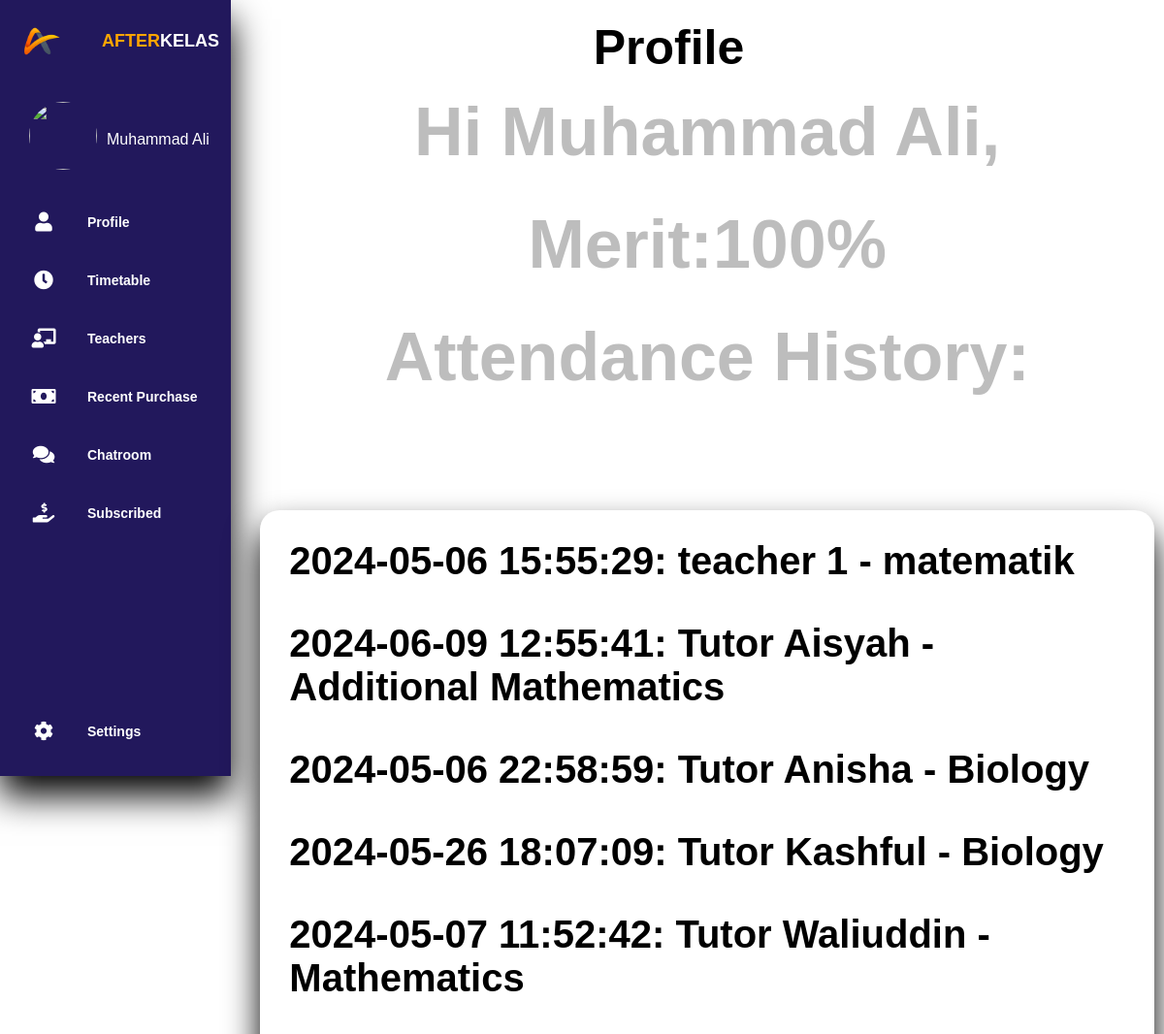
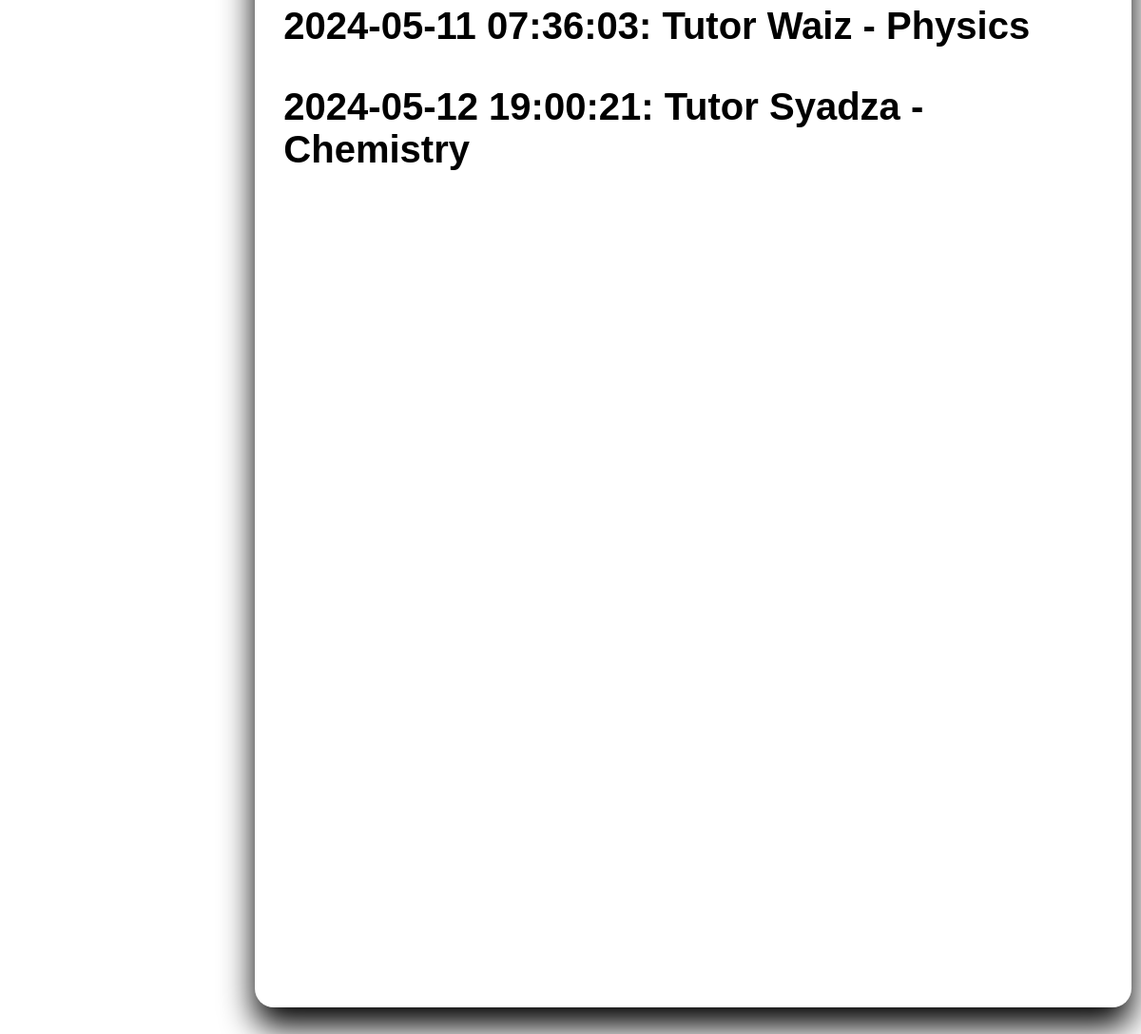
The app's page /profile.php with its own data (2 pictures, top to bottom).
### tables this page shows
CREATE TABLE `schedule` (
  `id` mediumint(9) NOT NULL,
  `Day` varchar(200) DEFAULT NULL,
  `Date` date DEFAULT NULL,
  `Description` varchar(400) DEFAULT NULL,
  `Joined` int(11) DEFAULT NULL,
  `JoinDate` datetime DEFAULT NULL,
  `Timestart` time DEFAULT NULL,
  `Timeend` time DEFAULT NULL,
  `teacher` varchar(300) DEFAULT NULL,
  `subject` varchar(300) DEFAULT NULL,
  `username` varchar(300) DEFAULT NULL
);

### profile.php (the view, shortened to what this page needs)
<?php
include "db_conn.php";
$sql = "SELECT * FROM schedule";
   $result = mysqli_query($conn, $sql);
?>
<span style="font-family: verdana, geneva, sans-serif;">
<!DOCTYPE html>
<html lang="en">
<head>
    <link rel="stylesheet" href="login.css">
    <link rel="stylesheet" href="https://cdnjs.cloudflare.com/ajax/libs/font-awesome/5.15.4/css/all.min.css" />
</head>
<body>
    <div class="container">
        <nav>
            <ul>
                <li><a href="#" class="logo">
                    <img src="logoafterkelas.png"  alt="">
                    <span class="nav-item"><span class="titlecolor">After</span>kelas</span>
                </a></li>
                <li>
                    <div class="profile-box">
                        <img src="ali.png" class="pfp">
                        <span class="nama">Muhammad Ali</span>
                    </div>
                </li>
                <li><a href="profile.php">
                    <i class="fas fa-user"></i>
                    <span class="nav-item">Profile</span>
                </a></li>
                <li><a href="timetable.php">
                    <i class="fas fa-clock"></i>
                    <span class="nav-item">Timetable</span>
                </a></li>
                <li><a href="booking.php">
                    <i class="fas fa-chalkboard-teacher"></i>
                    <span class="nav-item">Teachers</span>
                </a></li>
                <li><a href="#">
                    <i class="fas fa-money-bill"></i>
                    <span class="nav-item">Recent Purchase</span>
                </a></li>
                <li><a href="#">
                    <i class="fas fa-comments"></i>
                    <span class="nav-item">Chatroom</span>
                </a></li>
                <li><a href="#">
                    <i class="fas fa-hand-holding-usd"></i>
                    <span class="nav-item">Subscribed</span>
                </a></li>
                <li><a href="#" class="Setting">
                    <i class="fas fa-cog"></i>
                    <span class="nav-item">Settings</span>
                </a></li>
            </ul>
        </nav>
        <section class="main">
            <div class="main-top">
                <h1>Profile</h1>
            </div><br><br>
            <div class="main-skills">
                <div class="card-dua">
                    <h2 id="hi-nama">Hi Muhammad Ali,</h2><br><br>
                    <h2>Merit:100%</h2><br><br>
                    <h2>Attendance History:</h2>
                </div>
            </div>
            <div class="main-skills">
                    <div class="card-tiga">
                        <?php
                        if (mysqli_num_rows($result) > 0) {
                        while($row = mysqli_fetch_array($result))
                        {
                            if($row['Joined']==1){
                        ?>
                            <h1><?php echo $row['JoinDate']?>: <?php echo $row['teacher']?> - <?php echo $row['subject']?> </h1>
                        <?php
                        }}}
                        ?>
                    </div>
            </div>
        </section>
    </div>
</body>
</html></span>

### login.css (style rules this page uses)
* { margin:0; padding:0; outline:none; border:none; text-decoration:none; box-sizing:border-box; font-family:"Poppins",sans-serif; }
body { background: white; }
.container { display:flex; }
.pfp { width:70px; border-radius: 50%; margin: 20px; }
.nama { position:relative; top:50px; right:10px; color:white; }
.profile-box { text-align:center; display:flex; margin:10px 0 0 10px; }
nav { position:sticky; top:0; bottom:0; height:100vh; Left:0; background:#22185C; width:300px; overflow:hidden; box-shadow:0 20px 35px black; }
.logo { text-align:center; display:flex; margin:10px 0 0 10px; }
.logo img { width:45px; height:45px; border-radius:20%; }
.logo span { font-weight:bold; padding-left:15px; font-size:18px; text-transform:uppercase; }
nav a { position:relative; color:white; font-size:14px; display:table; width:280px; padding:10px; font-weight:bold; }
nav .fas { position:relative; width:70px; height:40px; top:14px; font-size:20px; text-align:center; }
.nav-item { position:relative; top:12px; margin-left:10px; }
.Setting { position:absolute; bottom: 20px;; }
.main { position:relative; padding:20px; width:100%; }
.main-top { display:flex; width:100%; }
.main-top h1 { position:absolute; right:45%; font-size:50px; color:black; }
.main-skills { display: flex; flex-direction: column; padding-top: 20px; }
.main-skills .card-dua { width:100%; height:50vh; margin:10px; padding:10px; }
.main-skills .card-dua h2 { font-size:70px; color:rgb(189, 189, 189); text-align:center; }
.main-skills .card-tiga { width:100%; height:200vh; margin:10px; background:white; border-radius:20px; padding:10px; box-shadow:0 20px 35px black; }
.card-tiga h1 { font-size: 40px; padding:20px; }
.titlecolor { color:orange; }

### records on screen
schedule: JoinDate "2024-05-06 15:55:29", teacher "teacher 1", subject "matematik"
schedule: JoinDate "2024-06-09 12:55:41", teacher "Tutor Aisyah", subject "Additional Mathematics"
schedule: JoinDate "2024-05-06 22:58:59", teacher "Tutor Anisha", subject "Biology"
schedule: JoinDate "2024-05-26 18:07:09", teacher "Tutor Kashful", subject "Biology"
schedule: JoinDate "2024-05-07 11:52:42", teacher "Tutor Waliuddin", subject "Mathematics"
schedule: JoinDate "2024-05-11 07:36:03", teacher "Tutor Waiz", subject "Physics"
schedule: JoinDate "2024-05-12 19:00:21", teacher "Tutor Syadza", subject "Chemistry"
